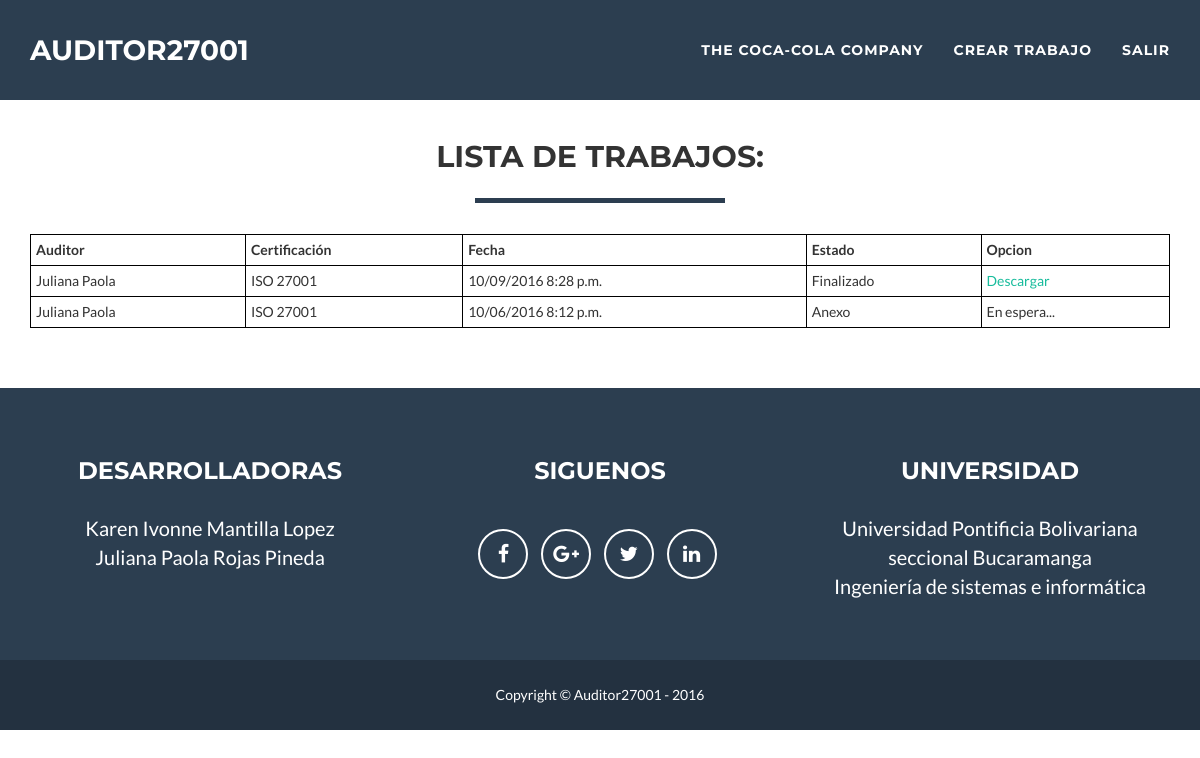
The app's page /perfil/ (signed in), older data.
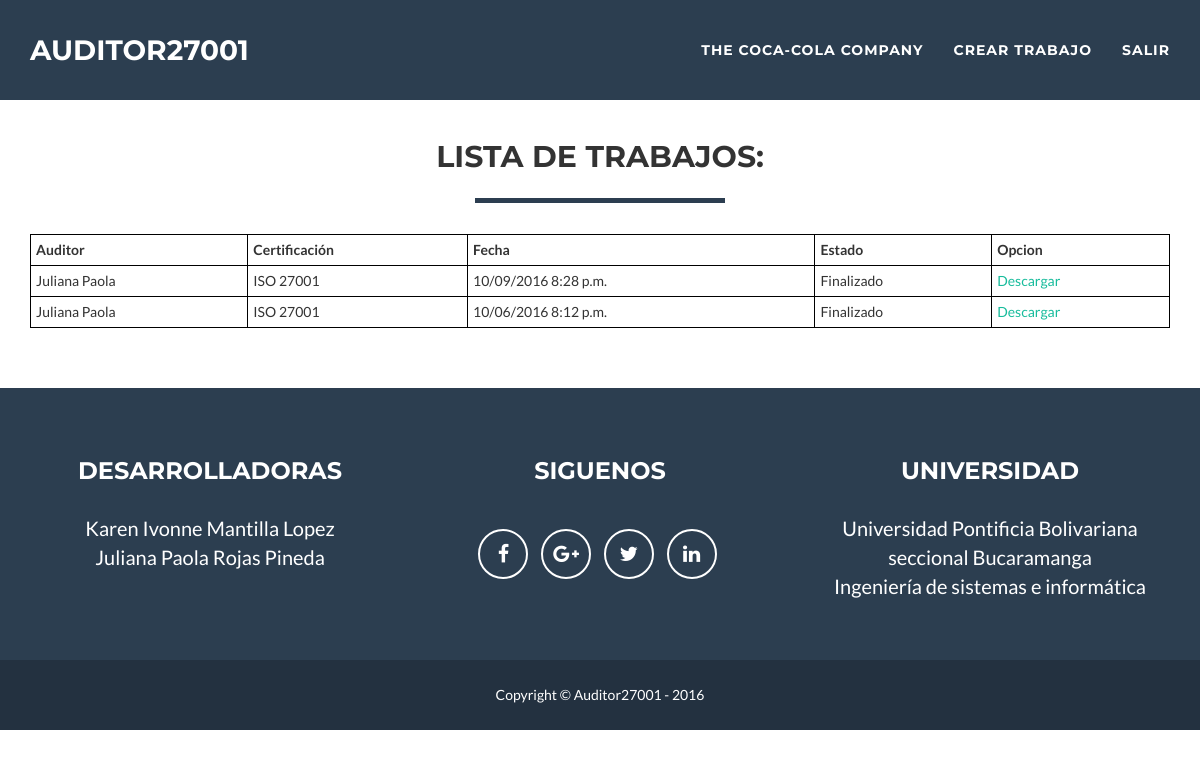
The same page, newer data.
### muro/models.py (models this page shows, shortened)
class Trabajo(models.Model):
	empresa = models.ForeignKey(User, related_name='usuario_empresa', on_delete=models.CASCADE)
	auditor = models.ForeignKey(User, related_name='usuario_auditor', null=True, blank=True, on_delete=models.CASCADE)
	evaluacion = models.ForeignKey(Evaluacion, related_name='evaluacion', null=True, blank=True)
	preparacion = models.ForeignKey(Evaluacion, related_name='preparacion', null=True, blank=True)
	creacion = models.DateTimeField(auto_now_add=True)
	inicio = models.DateTimeField(null=True, blank=True)
	estado = models.ForeignKey('Estado')
	def getNombreAuditor(self):
		if(self.auditor == None):
			return 'En espera...';
		return self.auditor.first_name
	def getNombreCertificacion(self):
		return self.evaluacion.getNombre()
	def getFecha(self):
		return formats.date_format(self.creacion, "SHORT_DATETIME_FORMAT")
	def getUrlDescarga(self):
		return reverse("muro:descargar", kwargs={"id": self.id})

class Estado(models.Model):
	titulo = models.CharField(max_length=120, unique=True)
	def __str__(self):
		return self.titulo

### evaluacion/models.py (models this page shows, shortened)
class Evaluacion(models.Model):
	creacion = models.DateTimeField(auto_now_add=True)
	actualizacion = models.DateTimeField(auto_now=True)
	certificacion = models.ForeignKey(Certificacion)
	def getNombre(self):
		return self.certificacion.nombre

### certificacion/models.py (models this page shows, shortened)
class Certificacion(models.Model):
	nombre = models.CharField(max_length=300, null=True, blank=True)
	tipo = models.ForeignKey('Tipo')
	preparacion = models.ForeignKey('self')

### usuario/views.py (the view)
def index(request):
	usuario = request.user
	if usuario.is_authenticated():
		perfil = usuario.perfil.getTipo()
		if(perfil == 'Auditor'):
			return index_auditor(request)
		if(perfil == 'Empresa'):
			return index_empresa(request)
	else:
		return redirect('usuario:ingresar')

### usuario/models.py (called while the page is built)
	def getTipo(self):
		return self.tipo.titulo

### usuario/views.py (called while the page is built)
def index_empresa(request):
	usuario = request.user
	trabajos = Trabajo.objects.filter(empresa=usuario).order_by('-creacion')
	datos = {
		'trabajos': trabajos,
	}
	return render(request, 'empresa.html', datos)

### usuario/templates/empresa.html (shortened to what this page needs)
{% extends "layout.html" %}
{% block body %}
Bienvenido representante de: {{ request.user.first_name }} | <a href="{% url 'usuario:salir_post' %}">Salir</a>
<br><br><br><br><br><br>
<div class="col-lg-12 text-center">
                    <h2>Lista de trabajos:  </h2>
                    <hr class="star-primary">
                    <div class="col-sm-4 portfolio-item">
</div>
</div>
<br><br>
<br><br>
<table style="width:100%">
  <tr>
    <th>Auditor</th>
    <th>Certificación</th>
    <th>Fecha</th>
    <th>Estado</th>
    <th>Opcion</th>
  </tr>
{% if trabajos %}
	{% for trabajo in trabajos %}
  <tr>
    <td>{{ trabajo.getNombreAuditor }}</td>
    <td>{{ trabajo.getNombreCertificacion }}</td>
    <td>{{ trabajo.getFecha }}</td>
    <td>{{ trabajo.estado }}</td>
    <td>
      {% if trabajo.estado.titulo == 'Finalizado' %}
        <a href="{{ trabajo.getUrlDescarga }}">Descargar</a>
      {% else %}
        En espera...
      {% endif %}
      </td>
  </tr>
	{% endfor %}
{% endif %}
</table>
<br><br><br>
{% endblock body %}

Row changes from the older to the newer data that the page shows:
changed Trabajo (number 2 of 2 on the later page): estado "Anexo" → "Finalizado"; estado_id "En espera..." → "Descargar"
